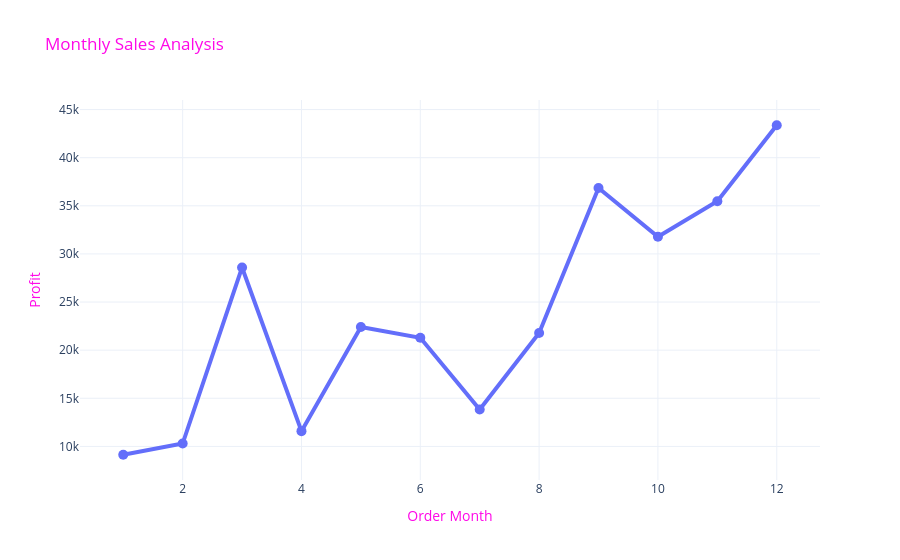

The cell this chart's notebook holds for it:
### Markdown cell above
# **Montly Profit Analysis**

### Code cell
Monthly_Profit=data.groupby('Order Month')['Profit'].sum().reset_index()
fig= px.line(Monthly_Profit,
             x='Order Month',
             y='Profit',
             title='Monthly Sales Analysis',
            markers=True,  # Adds dots to data points
              color_discrete_sequence=['#636EFA'])  # Sets base line color)

fig.update_traces(line=dict(width=4), marker=dict(size=10))
fig.update_layout(title_font_color="#FF08E8", xaxis_title_font_color="#FF08E8", yaxis_title_font_color="#FF08E8")
fig.show()

### Figure 1 — Plotly figure (JSON) as saved in the notebook; plotly's stock layout.template omitted (floating-point values rounded to 4 significant figures)
{"data": [{"hovertemplate": "Order Month=%{x}<br>Profit=%{y}<extra></extra>", "legendgroup": "", "line": {"color": "#636EFA", "dash": "solid", "width": 4}, "marker": {"size": 10, "symbol": "circle"}, "mode": "lines+markers", "name": "", "orientation": "v", "showlegend": false, "type": "scatter", "x": [1, 2, 3, 4, 5, 6, 7, 8, 9, 10, 11, 12], "xaxis": "x", "y": [9134.0, 10290.0, 28590.0, 11590.0, 22410.0, 21290.0, 13830.0, 21780.0, 36860.0, 31780.0, 35470.0, 43370.0], "yaxis": "y"}], "layout": {"legend": {"tracegroupgap": 0}, "title": {"font": {"color": "#FF08E8"}, "text": "Monthly Sales Analysis"}, "xaxis": {"anchor": "y", "domain": [0, 1], "title": {"font": {"color": "#FF08E8"}, "text": "Order Month"}}, "yaxis": {"anchor": "x", "domain": [0, 1], "title": {"font": {"color": "#FF08E8"}, "text": "Profit"}}}}
